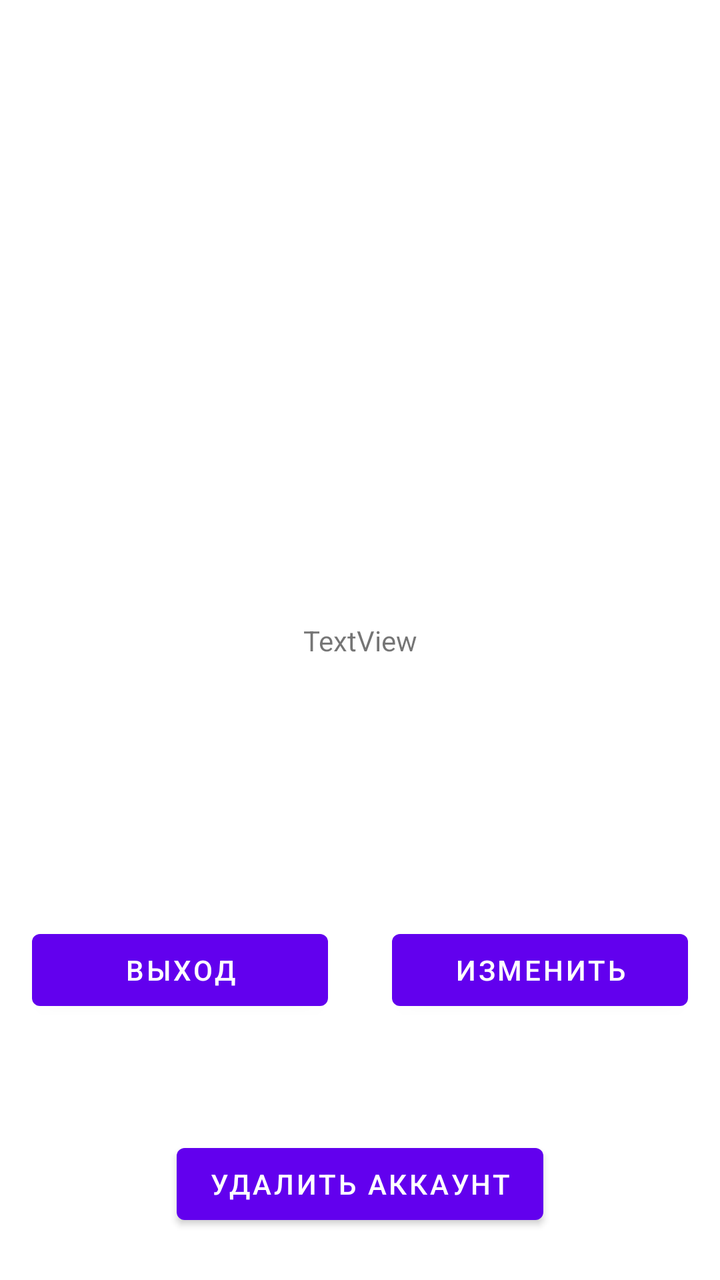
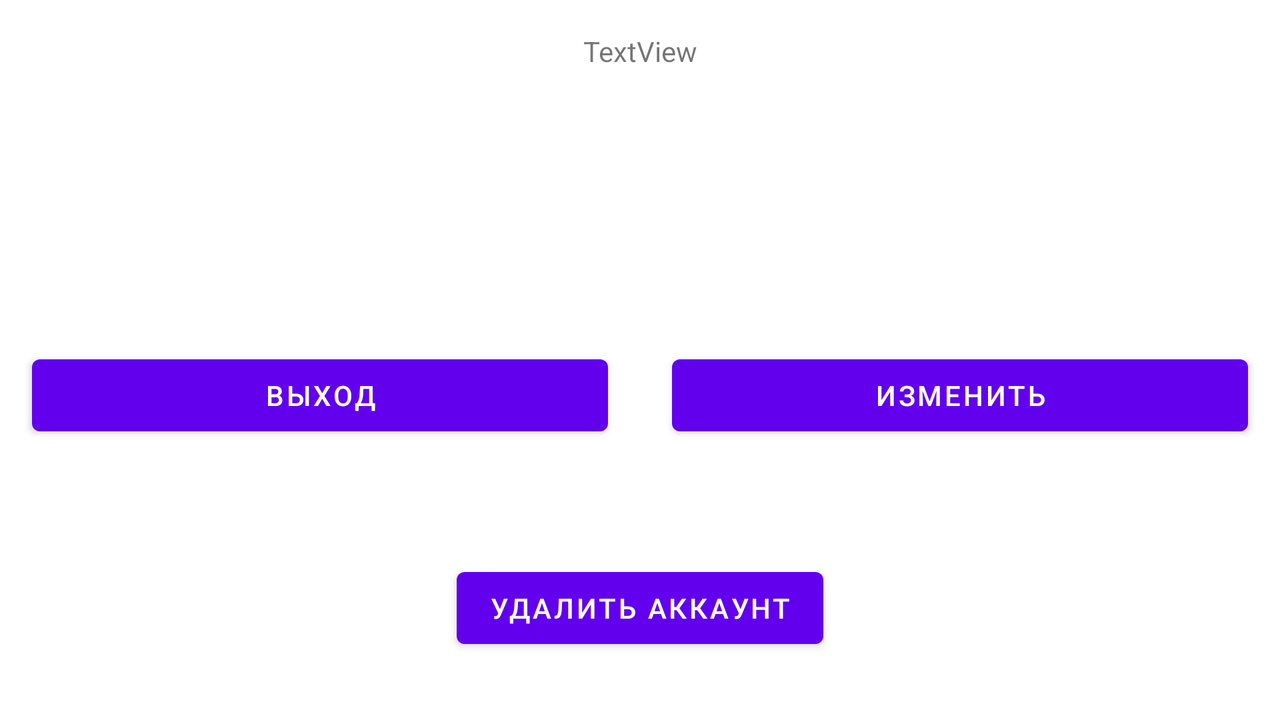

Compare how this app lays out the same screen by default and in its alternative resource folder. The renders come first, then the two layout files and the values they reference.
<!-- AndroidManifest.xml: application theme Theme.MVPExample2 -->
<!-- res/layout/fragment_member.xml -->
<?xml version="1.0" encoding="utf-8"?>
<androidx.constraintlayout.widget.ConstraintLayout xmlns:android="http://schemas.android.com/apk/res/android"
    xmlns:app="http://schemas.android.com/apk/res-auto"
    xmlns:tools="http://schemas.android.com/tools"
    android:layout_width="match_parent"
    android:layout_height="match_parent"
    tools:context=".presention.member.MemberFragment">

    <TextView
        android:id="@+id/textView2"
        android:layout_width="wrap_content"
        android:layout_height="wrap_content"
        android:text="TextView"
        app:layout_constraintBottom_toBottomOf="parent"
        app:layout_constraintEnd_toEndOf="parent"
        app:layout_constraintStart_toStartOf="parent"
        app:layout_constraintTop_toTopOf="parent" />

    <Button
        android:id="@+id/btExit"
        android:layout_width="0dp"
        android:layout_height="wrap_content"
        android:layout_marginStart="16dp"
        android:layout_marginEnd="16dp"
        android:text="Выход"
        app:layout_constraintBottom_toBottomOf="parent"
        app:layout_constraintEnd_toStartOf="@+id/btUpdate"
        app:layout_constraintStart_toStartOf="parent"
        app:layout_constraintTop_toBottomOf="@+id/textView2" />

    <Button
        android:id="@+id/btUpdate"
        android:layout_width="0dp"
        android:layout_height="wrap_content"
        android:layout_marginStart="16dp"
        android:layout_marginEnd="16dp"
        android:text="Изменить"
        app:layout_constraintBottom_toBottomOf="parent"
        app:layout_constraintEnd_toEndOf="parent"
        app:layout_constraintStart_toEndOf="@+id/btExit"
        app:layout_constraintTop_toBottomOf="@+id/textView2" />

    <Button
        android:id="@+id/btDelete"
        android:layout_width="wrap_content"
        android:layout_height="wrap_content"
        android:layout_marginBottom="24dp"
        android:text="Удалить аккаунт"
        app:layout_constraintBottom_toBottomOf="parent"
        app:layout_constraintEnd_toEndOf="parent"
        app:layout_constraintStart_toStartOf="parent" />
</androidx.constraintlayout.widget.ConstraintLayout>
<!-- resources referenced by this layout -->
<resources>
  <style name="Theme.MVPExample2" parent="Theme.MaterialComponents.DayNight.DarkActionBar">
          
          <item name="colorPrimary">@color/purple_500</item>
          <item name="colorPrimaryVariant">@color/purple_700</item>
          <item name="colorOnPrimary">@color/white</item>
          
          <item name="colorSecondary">@color/teal_200</item>
          <item name="colorSecondaryVariant">@color/teal_700</item>
          <item name="colorOnSecondary">@color/black</item>
          
          <item name="android:statusBarColor" tools:targetApi="l">?attr/colorPrimaryVariant</item>
          
      </style>
</resources>
<!-- res/layout-land/fragment_member.xml (the repository's variant of the layout above) -->
<!-- drawn on the phone turned sideways -->
<?xml version="1.0" encoding="utf-8"?>
<androidx.constraintlayout.widget.ConstraintLayout xmlns:android="http://schemas.android.com/apk/res/android"
    xmlns:app="http://schemas.android.com/apk/res-auto"
    xmlns:tools="http://schemas.android.com/tools"
    android:layout_width="match_parent"
    android:layout_height="match_parent"
    tools:context=".presention.member.MemberFragment">

    <TextView
        android:id="@+id/textView2"
        android:layout_width="wrap_content"
        android:layout_height="wrap_content"
        android:layout_marginTop="16dp"
        android:text="TextView"
        app:layout_constraintEnd_toEndOf="parent"
        app:layout_constraintStart_toStartOf="parent"
        app:layout_constraintTop_toTopOf="parent" />

    <Button
        android:id="@+id/btExit"
        android:layout_width="0dp"
        android:layout_height="wrap_content"
        android:layout_marginStart="16dp"
        android:layout_marginEnd="16dp"
        android:text="Выход"
        app:layout_constraintBottom_toBottomOf="parent"
        app:layout_constraintEnd_toStartOf="@+id/btUpdate"
        app:layout_constraintStart_toStartOf="parent"
        app:layout_constraintTop_toBottomOf="@+id/textView2" />

    <Button
        android:id="@+id/btUpdate"
        android:layout_width="0dp"
        android:layout_height="wrap_content"
        android:layout_marginStart="16dp"
        android:layout_marginEnd="16dp"
        android:text="Изменить"
        app:layout_constraintBottom_toBottomOf="parent"
        app:layout_constraintEnd_toEndOf="parent"
        app:layout_constraintStart_toEndOf="@+id/btExit"
        app:layout_constraintTop_toBottomOf="@+id/textView2" />

    <Button
        android:id="@+id/btDelete"
        android:layout_width="wrap_content"
        android:layout_height="wrap_content"
        android:layout_marginBottom="32dp"
        android:text="Удалить аккаунт"
        app:layout_constraintBottom_toBottomOf="parent"
        app:layout_constraintEnd_toEndOf="parent"
        app:layout_constraintStart_toStartOf="parent" />
</androidx.constraintlayout.widget.ConstraintLayout>
